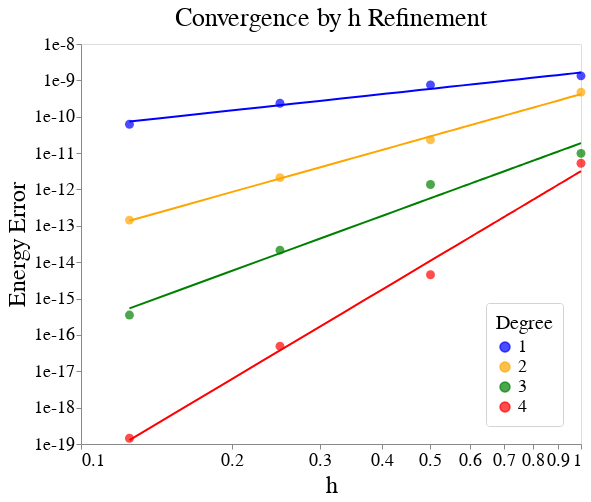

The code cell stored with this chart in its notebook:
### Code cell
# Linear problem results for MMS
base = alt.Chart(data).mark_circle(size=80).encode(
    alt.X('h', scale=alt.Scale(type='log')),
    alt.Y('Energy Error', scale=alt.Scale(type='log')),
    color=alt.Color('Degree label',
                    legend=alt.Legend(title="Degree"),
                    scale=alt.Scale(range=['blue', 'orange', 'green', 'red']),
                   )
).properties(
    title='Convergence by h Refinement',
    width=500,
    height=400,
)

regression = base.transform_regression(
        'h', 'Energy Error', groupby=['Degree label'], method='pow'
)

refColors = {
    '1' : 'blue',
    '2' : 'orange',
    '3' : 'green',
    '4' : 'red'
}
print(refColors['1'])
ref = [ alt.Chart(dataRef).mark_line().encode(
    alt.X('h', scale=alt.Scale(type='log')),
    alt.Y(refType, scale=alt.Scale(type='log')),
) for refType in ['1', '2', '3', '4']
]

combo = alt.layer(base, regression.mark_line(), *ref)
combo = alt.layer(*ref)
combo = alt.layer(base, regression.mark_line())

combo.configure(
    font='DejaVuSans',
).configure_title(
    fontSize=26,
    fontWeight='normal'
).configure_axis(
    grid=False,
    labelFontSize=18,
    titleFontSize=24,
    titleFontWeight='normal'
).configure_legend(
    orient='bottom-right',
    labelFontSize=18,
    titleFontSize=20,
    titleFontWeight='normal',
    padding=10,
    cornerRadius=3,
    strokeColor='lightgrey',
)

### Figure 1 — Vega-Lite specification as saved in the notebook (floating-point values rounded to 4 significant figures)
{"config": {"view": {"continuousWidth": 400, "continuousHeight": 300}, "axis": {"grid": false, "labelFontSize": 18, "titleFontSize": 24, "titleFontWeight": "normal"}, "font": "DejaVuSans", "legend": {"cornerRadius": 3, "labelFontSize": 18, "orient": "bottom-right", "padding": 10, "strokeColor": "lightgrey", "titleFontSize": 20, "titleFontWeight": "normal"}, "title": {"fontSize": 26, "fontWeight": "normal"}}, "layer": [{"mark": {"type": "circle", "size": 80}, "encoding": {"color": {"type": "nominal", "field": "Degree label", "legend": {"title": "Degree"}, "scale": {"range": ["blue", "orange", "green", "red"]}}, "x": {"type": "quantitative", "field": "h", "scale": {"type": "log"}}, "y": {"type": "quantitative", "field": "Energy Error", "scale": {"type": "log"}}}, "height": 400, "title": "Convergence by h Refinement", "width": 500}, {"mark": "line", "encoding": {"color": {"type": "nominal", "field": "Degree label", "legend": {"title": "Degree"}, "scale": {"range": ["blue", "orange", "green", "red"]}}, "x": {"type": "quantitative", "field": "h", "scale": {"type": "log"}}, "y": {"type": "quantitative", "field": "Energy Error", "scale": {"type": "log"}}}, "height": 400, "title": "Convergence by h Refinement", "transform": [{"on": "h", "regression": "Energy Error", "groupby": ["Degree label"], "method": "pow"}], "width": 500}], "data": {"name": "data-375a31f07f5f6c29cef3276846329e22"}, "$schema": "https://vega.github.io/schema/vega-lite/v4.8.1.json", "datasets": {"data-375a31f07f5f6c29cef3276846329e22": [{"Degree": 1, "Degree label": "1", "h": 1.0, "Energy": 1.268e-11, "Energy Error": 1.329e-09}, {"Degree": 1, "Degree label": "1", "h": 0.5, "Energy": 5.895e-10, "Energy Error": 7.52e-10}, {"Degree": 1, "Degree label": "1", "h": 0.25, "Energy": 1.106e-09, "Energy Error": 2.351e-10}, {"Degree": 1, "Degree label": "1", "h": 0.125, "Energy": 1.279e-09, "Energy Error": 6.225e-11}, {"Degree": 2, "Degree label": "2", "h": 1.0, "Energy": 8.659e-10, "Energy Error": 4.756e-10}, {"Degree": 2, "Degree label": "2", "h": 0.5, "Energy": 1.318e-09, "Energy Error": 2.307e-11}, {"Degree": 2, "Degree label": "2", "h": 0.25, "Energy": 1.339e-09, "Energy Error": 2.115e-12}, {"Degree": 2, "Degree label": "2", "h": 0.125, "Energy": 1.341e-09, "Energy Error": 1.436e-13}, {"Degree": 3, "Degree label": "3", "h": 1.0, "Energy": 1.332e-09, "Energy Error": 9.824e-12}, {"Degree": 3, "Degree label": "3", "h": 0.5, "Energy": 1.34e-09, "Energy Error": 1.37e-12}, {"Degree": 3, "Degree label": "3", "h": 0.25, "Energy": 1.341e-09, "Energy Error": 2.143e-14}, {"Degree": 3, "Degree label": "3", "h": 0.125, "Energy": 1.341e-09, "Energy Error": 3.516e-16}, {"Degree": 4, "Degree label": "4", "h": 1.0, "Energy": 1.336e-09, "Energy Error": 5.249e-12}, {"Degree": 4, "Degree label": "4", "h": 0.5, "Energy": 1.341e-09, "Energy Error": 4.522e-15}, {"Degree": 4, "Degree label": "4", "h": 0.25, "Energy": 1.341e-09, "Energy Error": 4.898e-17}, {"Degree": 4, "Degree label": "4", "h": 0.125, "Energy": 1.341e-09, "Energy Error": 1.44e-19}]}}
